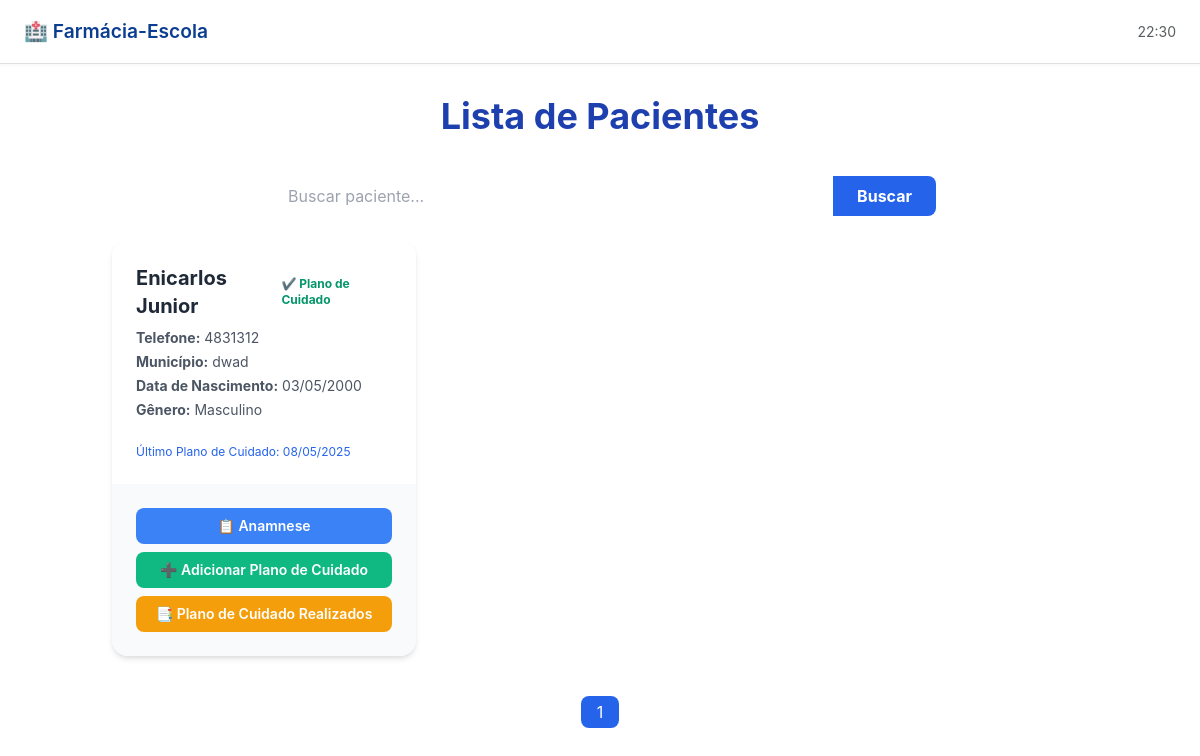
The page /listagem_pacientes/paciente_list/ on the database as committed earlier.
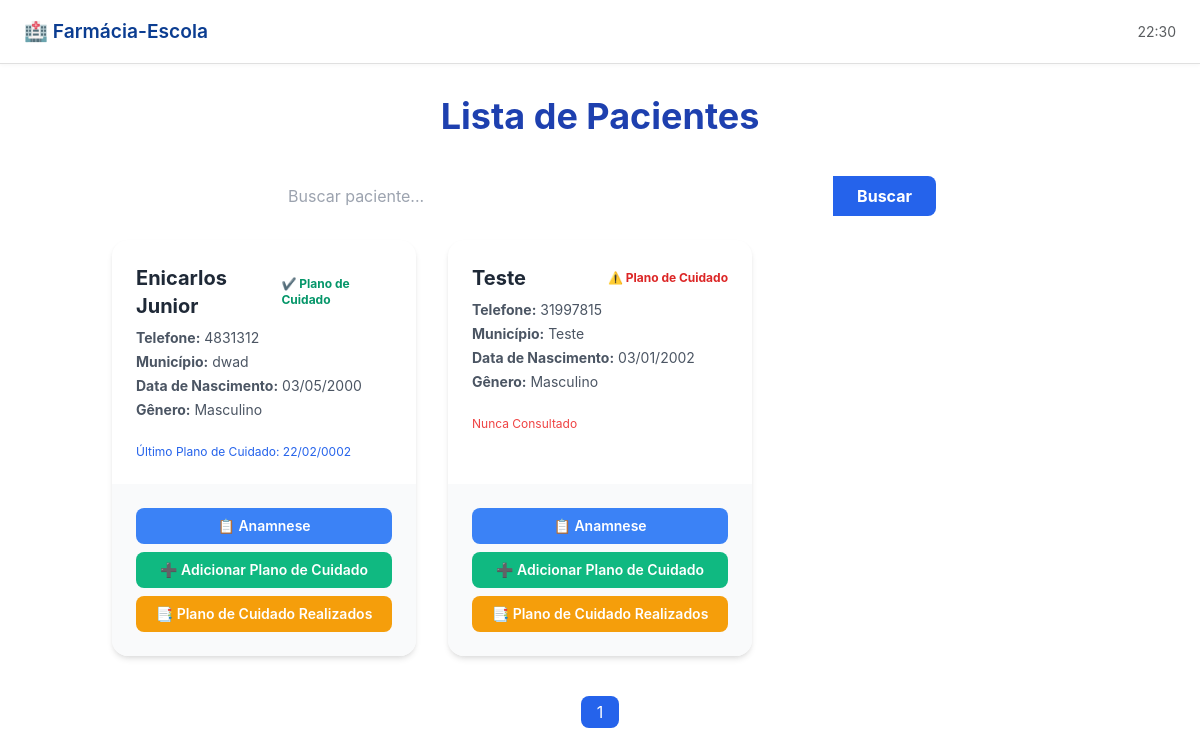
The same page on the database as committed later.
### paciente/models.py (models this page shows, shortened)
class Paciente(models.Model):
    nome = models.CharField(max_length=150)
    telefone = models.CharField(max_length=15)
    responsavel = models.CharField(max_length=100)
    data_nascimento = models.DateField()
    doencas = models.ManyToManyField(
        Doenca,
        through='MedicamentoDoencaPaciente',
        related_name='pacientes',
        blank=True
    )
    medicamentos = models.ManyToManyField(Medicamento, related_name='pacientes', blank=True)
    genero = models.CharField(
        max_length=15, choices=[('M', 'Masculino'), ('F', 'Feminino'), ('O', 'Outro'), ('ND', 'Prefere não dizer')]
    )
    estado_civil = models.CharField(
        max_length=20, choices=[
            ('Casado(a)', 'Casado(a)'),
            ('Solteiro(a)', 'Solteiro(a)'),
            ('Separado(a)', 'Separado(a)'),
            ('Amigado(a)', 'Amigado(a)'),
            ('Viuvo(a)', 'Viúvo(a)'),
            ('Nao consta', 'Não consta'),
            ('Outro', 'Outro'),
        ]
    )
    bairro = models.CharField(max_length=100)
    distrito = models.CharField(max_length=20, choices=[('Rural', 'Zona Rural'), ('Urbano', 'Zona Urbana')])
    municipio = models.CharField(max_length=100)
    escolaridade = models.CharField(
        max_length=30, choices=[
            ('Analfabeto', 'Analfabeto'),
            ('Fundamental incompleto', 'Fundamental incompleto'),
            ('Fundamental completo', 'Fundamental completo'),
            ('Médio incompleto', 'Médio incompleto'),
            ('Ensino médio completo', 'Ensino médio completo'),
            ('Superior incompleto', 'Superior incompleto'),
            ('Superior completo', 'Superior completo'),
            ('Pós-graduação', 'Pós-graduação'),
            ('Nao consta', 'Não consta'),
        ]
    )
    ocupacao = models.CharField(max_length=100)
    raca = models.CharField(
        max_length=20, choices=[
            ('Pardo', 'Pardo'),
            ('Preto', 'Preto'),
            ('Branco', 'Branco'),
            ('Amarelo', 'Amarelo'),
            ('Negro', 'Negro'),
            ('Outro', 'Outro'),
            ('Nao consta', 'Não consta'),
        ]
    )
    reside_com = models.CharField(max_length=100)
    observacoes = models.TextField(blank=True)

### listagem_pacientes/views.py (the view)
# urls.py: path('paciente_list/', PacienteListView.as_view(), name='paciente_list'),
class PacienteListView(ListView):
    model = Paciente
    template_name = 'paciente_list.html'  # Caminho correto agora
    context_object_name = 'pacientes'
    paginate_by = 9  # Mostra 9 pacientes por página
    def get_queryset(self):
        queryset = super().get_queryset()
        query = self.request.GET.get('q')
        if query:
            queryset = queryset.filter(
                Q(nome__icontains=query) |
                Q(telefone__icontains=query) |
                Q(municipio__icontains=query)
            )
        return queryset
    def get_context_data(self, **kwargs):
        context = super().get_context_data(**kwargs)
        pacientes = context['pacientes']
        ultimas_consultas = Consulta.objects.values('paciente_id').annotate(
            ultima_consulta=Max('data_consulta')
        )
        ultima_consulta_dict = {item['paciente_id']: item['ultima_consulta'] for item in ultimas_consultas}
        for paciente in pacientes:
            paciente.ultima_consulta = ultima_consulta_dict.get(paciente.id)
        return context

### listagem_pacientes/templates/paciente_list.html (shortened to what this page needs)
{% extends "menu.html" %}
{% block content %}
<div class="container mx-auto px-4 py-8">
    <h1 class="text-4xl font-bold text-blue-800 text-center mb-10">Lista de Pacientes</h1>
    <div class="flex justify-center mb-6">
        <form method="GET" class="flex w-full max-w-2xl">
            <input type="text" name="q" placeholder="Buscar paciente..." value="{{ request.GET.q }}"
                class="flex-grow rounded-l-lg border-gray-300 px-4 py-2 focus:ring-2 focus:ring-blue-600 focus:outline-none">
            <button type="submit"
                class="bg-blue-600 hover:bg-blue-700 text-white font-bold py-2 px-6 rounded-r-lg">
                Buscar
            </button>
        </form>
    </div>
    <div class="grid grid-cols-1 md:grid-cols-2 lg:grid-cols-3 gap-8">
        {% for paciente in pacientes %}
        <div class="bg-white shadow-md rounded-2xl overflow-hidden transition hover:shadow-lg flex flex-col justify-between">
            <div class="p-6">
                <div class="flex items-center justify-between mb-2">
                    <h2 class="text-xl font-bold text-gray-800">{{ paciente.nome }}</h2>
                    {% if paciente.ultima_consulta %}
                        <span class="text-xs font-bold text-green-600">✔️ Plano de Cuidado</span>
                    {% else %}
                        <span class="text-xs font-bold text-red-600">⚠️ Plano de Cuidado</span>
                    {% endif %}
                </div>
                <p class="text-gray-600 text-sm mb-1"><strong>Telefone:</strong> {{ paciente.telefone|default:"-" }}</p>
                <p class="text-gray-600 text-sm mb-1"><strong>Município:</strong> {{ paciente.municipio|default:"-" }}</p>
                <p class="text-gray-600 text-sm mb-1"><strong>Data de Nascimento:</strong> {{ paciente.data_nascimento|date:"d/m/Y" }}</p>
                <p class="text-gray-600 text-sm mb-1"><strong>Gênero:</strong> {{ paciente.get_genero_display|default:"-" }}</p>
                {% if paciente.ultima_consulta %}
                <p class="text-blue-600 text-xs mt-4">Último Plano de Cuidado: {{ paciente.ultima_consulta|date:"d/m/Y" }}</p>
                {% else %}
                <p class="text-red-500 text-xs mt-4">Nunca Consultado</p>
                {% endif %}
            </div>
            <div class="bg-gray-50 p-4 flex flex-col space-y-2">
                <a href="{% url 'paciente_detail' paciente.id %}"
                    class="block w-full bg-blue-500 hover:bg-blue-600 text-white text-center py-2 rounded-lg text-sm font-semibold">
                    📋 Anamnese
                </a>
                <a href="{% url 'consulta_create_consulta' paciente.id %}"
                    class="block w-full bg-green-500 hover:bg-green-600 text-white text-center py-2 rounded-lg text-sm font-semibold">
                    ➕ Adicionar Plano de Cuidado
                </a>
                <a href="{% url 'consulta_listar_consultas' paciente.id %}"
                    class="block w-full bg-yellow-500 hover:bg-yellow-600 text-white text-center py-2 rounded-lg text-sm font-semibold">
                    📑 Plano de Cuidado Realizados
                </a>
            </div>
        </div>
        {% empty %}
        <div class="col-span-full text-center text-gray-400">
            Nenhum paciente encontrado.
        </div>
        {% endfor %}
    </div>
    <div class="flex justify-center mt-10">
        <nav class="flex items-center space-x-2">
            {% for num in paginator.page_range %}
                {% if page_obj.number == num %}
                    <span class="px-3 py-1 rounded-lg bg-blue-600 text-white">{{ num }}</span>
                {% elif num > page_obj.number|add:'-3' and num < page_obj.number|add:'3' %}
                    <a href="?page={{ num }}" class="px-3 py-1 rounded-lg bg-gray-200 hover:bg-gray-300 text-gray-700">{{ num }}</a>
                {% endif %}
            {% endfor %}
        </nav>
    </div>
</div>
{% endblock %}

Rows that differ between the two databases and show on the page:
computed for Paciente "Enicarlos Junior": ultima_consulta "08/05/2025" → "22/02/0002"
added Paciente: nome "Teste", shows "⚠️ Plano de Cuidado", telefone "31997815", municipio "Teste", data_nascimento "03/01/2002", genero "Masculino", shows "Nunca Consultado"
